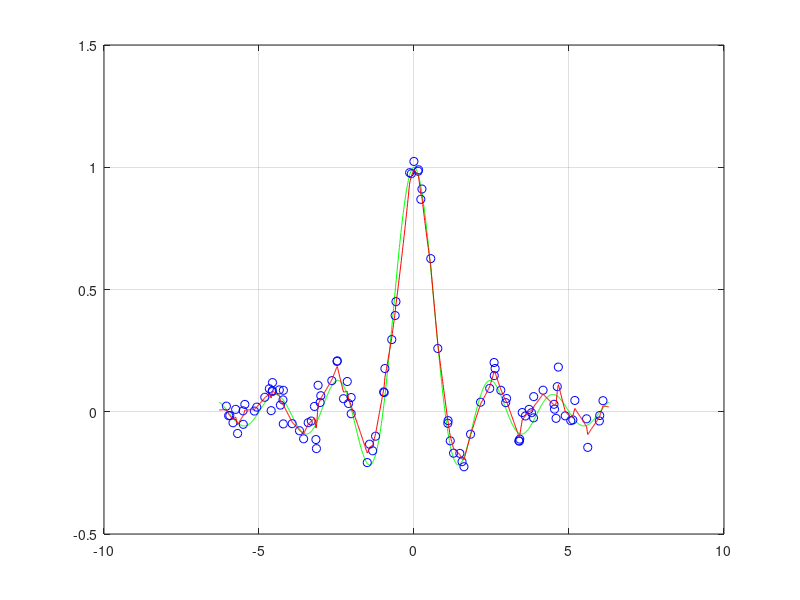

Write MATLAB code to recreate this figure.
clear
close all
clc

%% Regression in multi-dimension problems

m = 1000;
n = 100;                                 % samples
d = 1;                                   % dimension of the problem
sigma = .05;

XT = linspace(-2*pi, 2*pi, m)';
YT = sinc(XT);

X = rand(n,d)*4*pi - 2*pi;               % calculations to have samples in the same range of the sin [-2pi, 2pi]
Y = sinc(X) + sigma * randn(n,1);

figure, box on, hold on, grid on
plot(XT,YT,'g');
plot(X,Y,'ob');

%% Kernel method
% min_w || X w - y ||^2 + lambda ||w||^2
% X = [phi(x_1)',...,phi(x_n)']
% w = X' * alpha
% alpha = (Q+ lambda * I)^{-1} y
% Q_{i,j} = phi(x_i)' * phi(x_j) = exp(gamma * ||x_i - x_j||^2)
% f(x) = w' phi(x) = sum_{i=1}^n alpha phi(x_i) phi(x)
%                  = sum_{i=1}^n exp(-gamma*||x_i - x||^2)

% First we do this with for loops (slow naive version)
Q = zeros(n,n);
% for i = 1:n
%    for j = i:n
%       tmp = X(i,:) - X(j,:);
%       tmp = tmp * tmp';                        % for the squared norm
%       Q(i,j) = exp(-gamma * tmp);
%       Q(j,i) = Q(i,j);                         % since Q is symmetric I can do this
%       % Matrixes are stored like in Fortran, by columns
%       % So the difference between the j = 1:n and making all computation
%       % and this version using the symmetry is that this version is not
%       % twice as fast
%    end
% end

% Correct way to do it, with computation of f(x)
lambda = .1;                                    % big: more flat (i try to regularize the function); small: solution will be more complex                                     
gamma = 1;                                      % small: more flat line; big: line passes through all points (very non-linear). This because gamma works like the inverse of the variance, where the gaussian is centered in every point. For gamma->Inf we have a dirac's delta
Q = exp(-gamma * pdist2(X,X));                  % point-wise distance of each element. O(n^2 * d)
alpha = (Q + lambda * eye(n,n))\Y;              % O(n^2) cost of this (= cost of the n x n matrix inversion). This is important because we have to compute this lots of times
YP = exp(-gamma * pdist2(XT,X)) * alpha;        % optimal way to do it. O(m*n*d + n*m) = O(m*n*d). I don't like n in this complexity (major drawback of this algorithm)
% Case lambda = 0 and gamma very small: no regularization = the solution
% will pass through all points, no matter the value of gamma. All the
% exp() will go to 1, so the difference between the values will be very
% small

% Naive way to compute f(x)
% YP = zeros(m,1);
% for i = 1:m
%    for j = 1:n
%        tmp = XT(i,:) - X(j,:);
%        tmp = tmp * tmp';
%        YP(i) = YP(i) + alpha(j) * exp(-gamma * tmp);
%    end
% end

plot(XT,YP,'r');